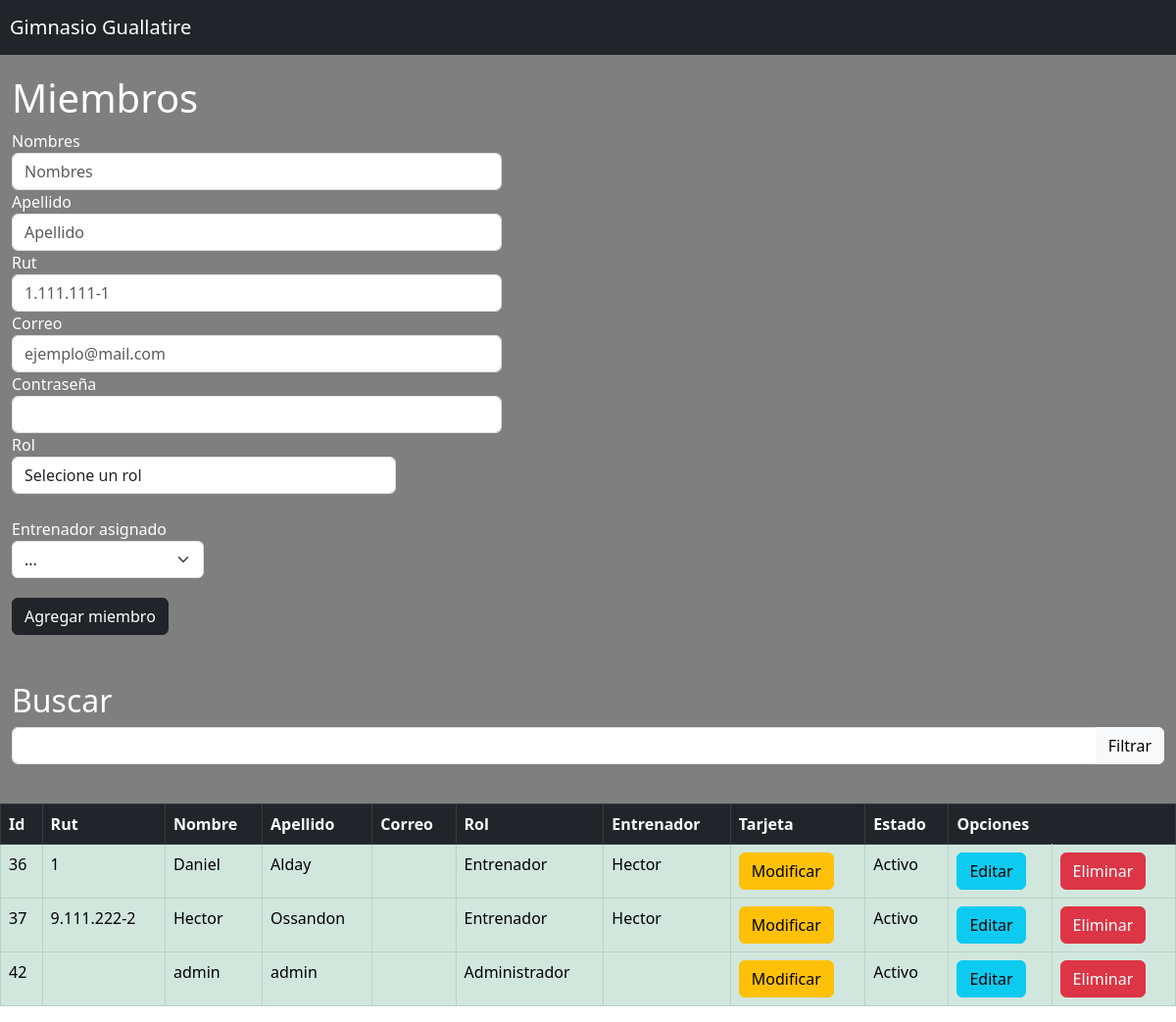
/gestionarMiembros/, run on an earlier commit of the app's database.
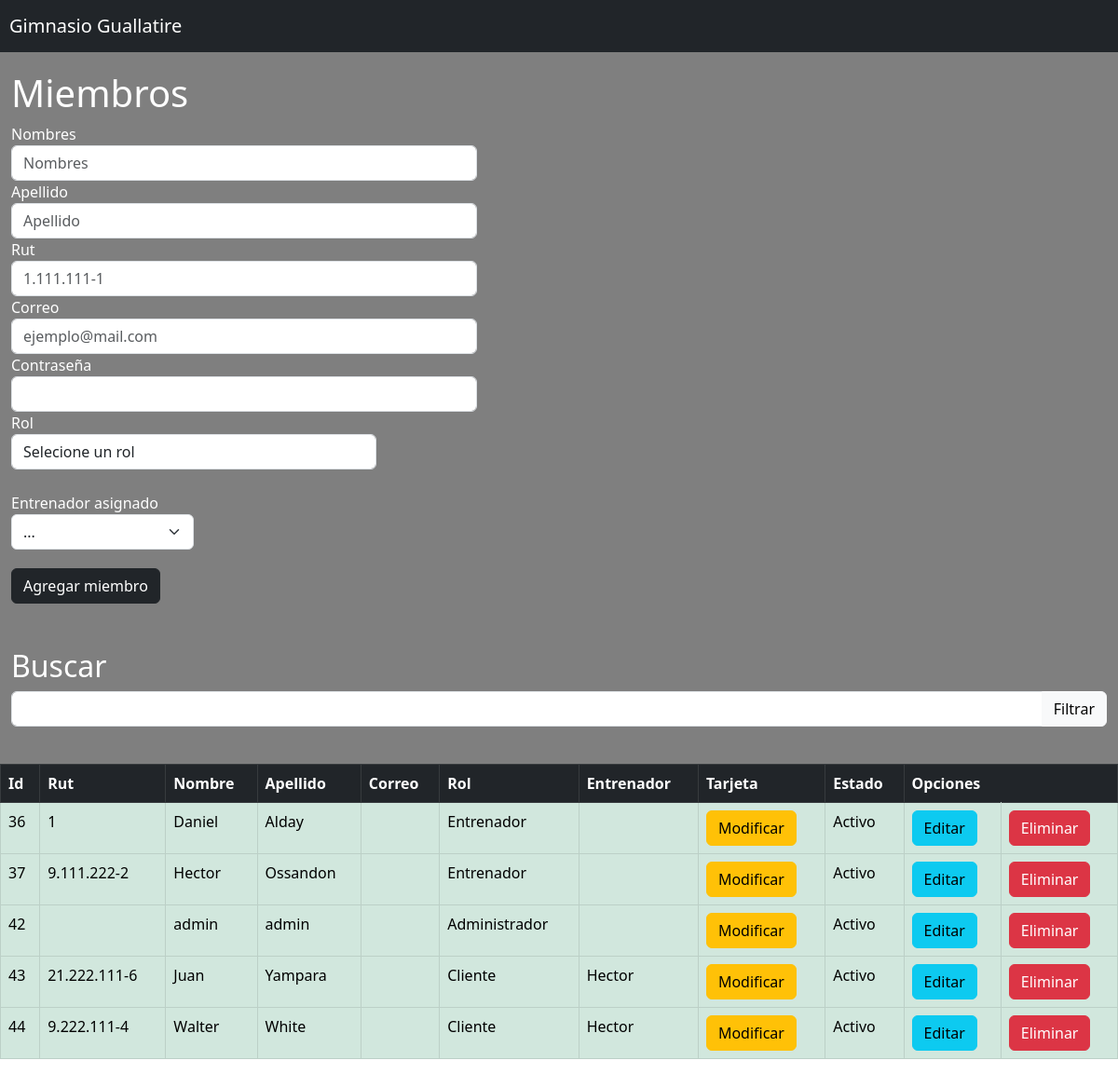
And on a later commit of the database.
### Aplicaciones/proyectoGym/models.py (models this page shows, shortened)
class Usuarios(models.Model):
    user = models.OneToOneField(User,on_delete=models.CASCADE,null=True)
    idUsuario = models.AutoField(primary_key=True)
    password = models.CharField(max_length=256,default=" ")
    correo = models.CharField(max_length=100,blank=True)
    rut = models.CharField(max_length=30,blank=True)
    nombre = models.CharField(max_length=50)
    apellido = models.CharField(max_length=100)
    rol = models.CharField(max_length=30)
    entrenador = models.CharField(max_length=100,blank=True)
    nro_tarjeta = models.CharField("Número de tarjeta", max_length=16, default='0000000000000000')
    mes_expiracion = models.CharField(max_length=10,blank=True)
    año_expiracion = models.CharField(max_length=10,blank=True)
    nombre_titular =models.CharField("Nombre del titular", max_length=255, default='')
    cvv = models.CharField(max_length=4,blank=True)
    activo = models.BooleanField(default=True)
    def __str__(self):
        text = "{0},{1},{2},{3},{4},{5},{6},{7}"
        return text.format(self.idUsuario,self.nombre, self.apellido,self.nro_tarjeta, self.mes_expiracion,self.año_expiracion,self.cvv,self.nombre_titular)

### Aplicaciones/proyectoGym/views.py (the view)
# urls.py: path('gestionarMiembros/',views.manage),
def manage(request):
        usuarios = Usuarios.objects.all()
        entrenadores = Usuarios.objects.filter(rol="Entrenador")                           # Para obtener todos los usuarios de la base de datos
        return render(request, "gestionMiembros.html",{"Usuarios":usuarios,"Entrenadores":entrenadores})

### Aplicaciones/proyectoGym/templates/gestionMiembros.html (shortened to what the changed rows need)
{% extends "./base.html" %}
{% block body %}
<div class="d-inline-block">
    <h1 style="color:white;">Miembros</h1>
</div>
  <div class="mb-3">
    <form action="/filtrarPorColumna/" method="POST" id="filterForm"> {%csrf_token%}
    <h2 style="color:white;"for="basic-url" class="form-label">Buscar</h2>
    </form>
  </div>
</div>
<br>
<div class="d-xxl-flex justify-content-center" style="margin-bottom: 200px;">
    <div class = "col-xl-12 col-xl-6 col-xl-8 col-xl-8">
        <div class ="table-responsive">
            <table class="table table-bordered">
                <thead class="table-dark">
                    <tr>
                        <th>Id</th>
                        <th>Rut</th>
                        <th>Nombre</th>
                        <th>Apellido</th>
                        <th>Correo</th>
                        <th>Rol</th>
                        <th>Entrenador</th>
                        <th>Tarjeta</th>
                        <th>Estado</th>
                        <th colspan="2">Opciones</th>
                    </tr>
                </thead>
                <tbody>
                    {%for u in Usuarios%}
                    {%if u.activo%}
                    <tr class="table-success">
                    {%else%}
                    <tr class="table-danger">
                    {%endif%}
                        <td>{{u.idUsuario}}</td>
                        <td>{{u.rut}}</td>
                        <td>{{u.nombre}}</td>
                        <td>{{u.apellido}}</td>
                        <td>{{u.correo}}</td>
                        <td>{{u.rol}}</td>
                        <td>{{u.entrenador}}</td>
                        <td><button id="{{u.tarjeta}}"type="button" onclick="editarInfo('{{u}}')" class="btn btn-warning" data-toggle="modal" data-target="#exampleModal">Modificar</button></td>
                        {%if u.activo%}
                        <td>Activo</td>
                        {%else%}
                        <td>Inactivo</td>
                        {%endif%}
                        <td><a href="/edicionUsuario/{{u.idUsuario}}" class="btn btn-info">Editar</a></td>
                        <td><a href="/eliminarUsuario/{{u.idUsuario}}" class="btn btn-danger btnEliminacion">Eliminar</a></td>
                    </tr>
                </tbody>
        </div>
    </div>
</div>
{%endfor%}
 {%endblock%}

What changed in the data, as far as the page shows it:
changed Usuarios "Daniel": entrenador "Hector" → (not shown)
changed Usuarios "Ossandon": entrenador "Hector" → (not shown)
added Usuarios: idUsuario "43", rut "21.222.111-6", nombre "Juan", apellido "Yampara", rol "Cliente", entrenador "Hector", activo "Activo"
added Usuarios: idUsuario "44", rut "9.222.111-4", nombre "Walter", apellido "White", rol "Cliente", entrenador "Hector", activo "Activo"
